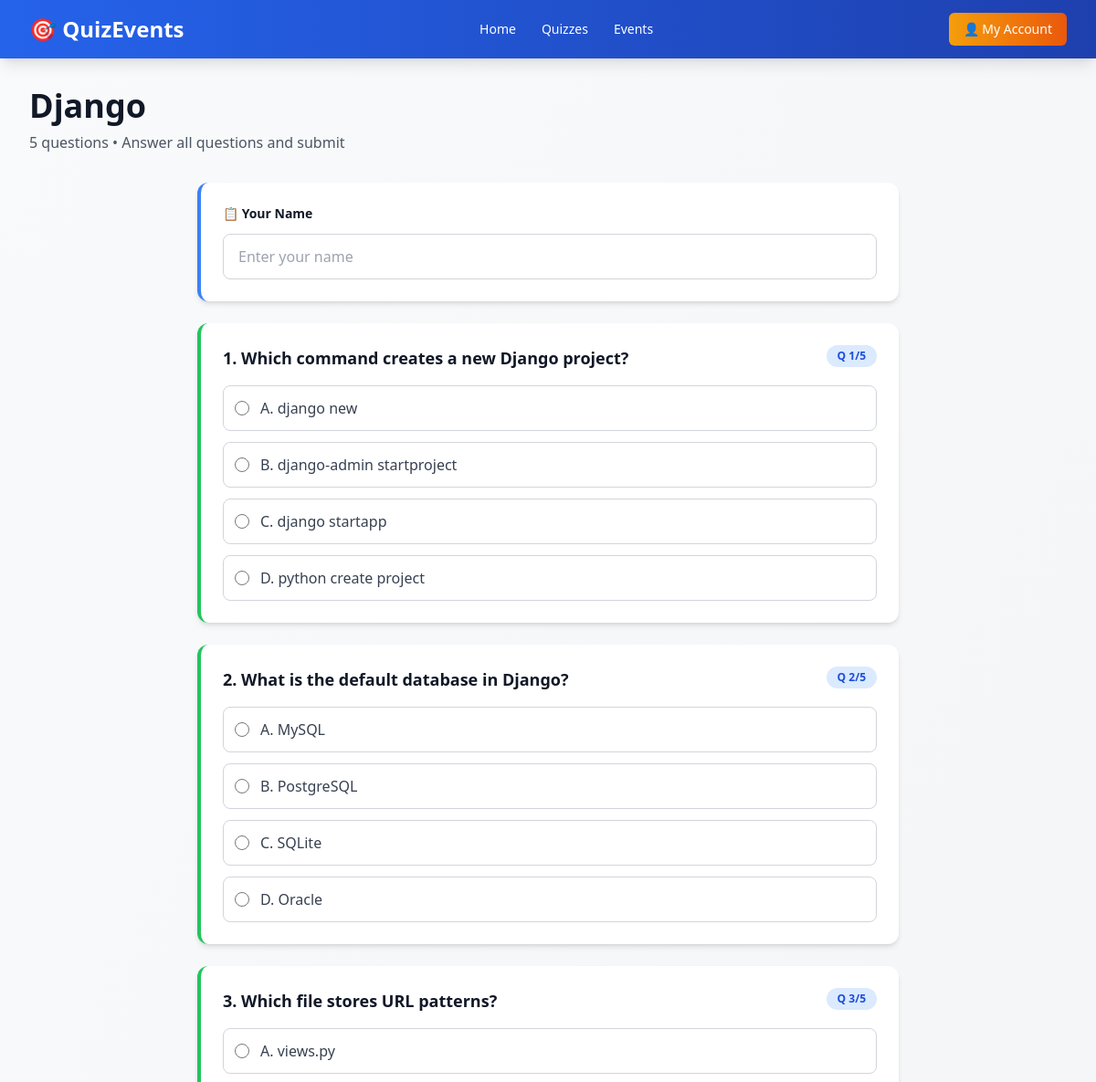
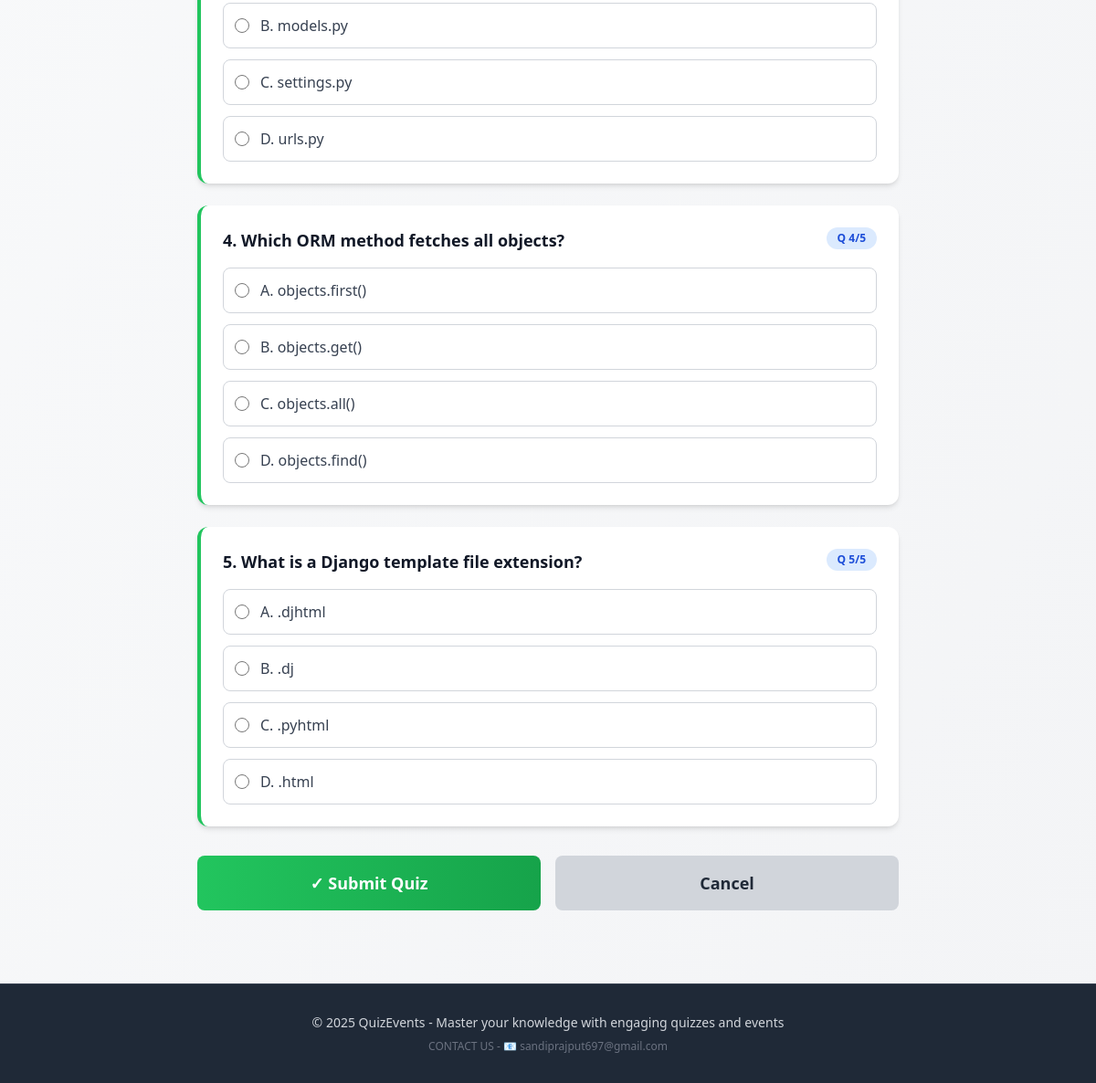
Screenshot of /quiz/2/ with the database file from the repository (2 pictures, top to bottom).
### core/models.py (models this page shows, shortened)
class Quiz(models.Model):
    id = models.AutoField(primary_key=True)
    title = models.CharField(max_length=200)
    description = models.TextField(blank=True)
    created_at = models.DateTimeField(auto_now_add=True)
    updated_at = models.DateTimeField(auto_now=True)

class Question(models.Model):
    id = models.AutoField(primary_key=True)
    QUESTION_TYPES = (
        ('MCQ', 'Multiple Choice'),
        ('TEXT', 'Text Answer'),
    )
    quiz = models.ForeignKey(Quiz, on_delete=models.CASCADE, related_name='questions')
    text = models.TextField()
    question_type = models.CharField(max_length=10, choices=QUESTION_TYPES, default='MCQ')
    created_at = models.DateTimeField(auto_now_add=True)

class Answer(models.Model):
    id = models.AutoField(primary_key=True)
    question = models.ForeignKey(Question, on_delete=models.CASCADE, related_name='answers')
    text = models.CharField(max_length=500)
    is_correct = models.BooleanField(default=False)

### core/views.py (the view)
# urls.py: path('quiz/<int:quiz_id>/', views.quiz_attempt, name='quiz_attempt'),
def quiz_attempt(request, quiz_id):
    quiz = get_object_or_404(Quiz, id=quiz_id)
    questions = quiz.questions.prefetch_related('answers').all()
    return render(request, 'quiz_attempt.html', {'quiz': quiz, 'questions': questions})

### templates/quiz_attempt.html (shortened to what this page needs)
{% extends 'base.html' %}
{% block content %}
  <div class="mb-8">
    <h1 class="text-4xl font-bold text-gray-900 mb-2">{{ quiz.title }}</h1>
    <p class="text-gray-600">{{ questions|length }} questions • Answer all questions and submit</p>
  </div>
  <form method="post" action="{% url 'quiz_submit' quiz.id %}" class="max-w-3xl mx-auto">
    <div class="bg-white rounded-xl shadow-md p-6 mb-6 border-l-4 border-blue-500">
      <label class="block text-sm font-semibold text-gray-900 mb-3">📋 Your Name</label>
      {% if user.is_authenticated %}
        <input name="user_name" value="{{ user.username }}" class="w-full px-4 py-3 bg-gray-100 border border-gray-300 rounded-lg font-medium" readonly>
      {% else %}
        <input name="user_name" required class="w-full px-4 py-3 border border-gray-300 rounded-lg focus:ring-2 focus:ring-blue-500 focus:border-transparent" placeholder="Enter your name">
      {% endif %}
    </div>
    <div class="space-y-6">
      {% for q in questions %}
        <div class="bg-white rounded-xl shadow-md p-6 border-l-4 border-green-500">
          <div class="flex items-start justify-between mb-4">
            <h3 class="text-lg font-semibold text-gray-900 flex-1">{{ forloop.counter }}. {{ q.text }}</h3>
            <span class="bg-blue-100 text-blue-700 px-3 py-1 rounded-full text-xs font-semibold ml-3">Q {{ forloop.counter }}/{{ questions|length }}</span>
          </div>
          {% if q.question_type == 'MCQ' %}
            <div class="space-y-3">
              {% for ans in q.answers.all %}
                <label class="flex items-center p-3 border border-gray-300 rounded-lg hover:bg-blue-50 cursor-pointer transition">
                  <input type="radio" name="q_{{ q.id }}" value="{{ ans.text }}" required class="w-4 h-4 text-blue-600">
                  <span class="ml-3 text-gray-700">{{ ans.text }}</span>
                </label>
              {% endfor %}
            </div>
          {% else %}
            <textarea name="q_{{ q.id }}" rows="4" class="w-full px-4 py-3 border border-gray-300 rounded-lg focus:ring-2 focus:ring-blue-500 focus:border-transparent" placeholder="Type your answer here..."></textarea>
          {% endif %}
        </div>
      {% endfor %}
    </div>
    <div class="mt-8 flex gap-4">
      <button type="submit" class="flex-1 bg-gradient-to-r from-green-500 to-green-600 text-white px-6 py-4 rounded-lg font-bold text-lg hover:shadow-lg transition">✓ Submit Quiz</button>
      <a href="{% url 'quiz_list' %}" class="flex-1 bg-gray-300 text-gray-800 px-6 py-4 rounded-lg font-bold text-lg hover:bg-gray-400 transition text-center">Cancel</a>
    </div>
  </form>
{% endblock %}

### rows the page displays
Quiz: title "Django"
Question: text "Which command creates a new Django project?", questions "5"
Answer: text "A. django new"
Answer: text "B. django-admin startproject"
Answer: text "C. django startapp"
Answer: text "D. python create project"
Question: text "What is the default database in Django?", questions "5"
Answer: text "A. MySQL"
Answer: text "B. PostgreSQL"
Answer: text "C. SQLite"
Answer: text "D. Oracle"
Question: text "Which file stores URL patterns?", questions "5"
Answer: text "A. views.py"
Answer: text "B. models.py"
Answer: text "C. settings.py"
Answer: text "D. urls.py"
Question: text "Which ORM method fetches all objects?", questions "5"
Answer: text "A. objects.first()"
Answer: text "B. objects.get()"
Answer: text "C. objects.all()"
Answer: text "D. objects.find()"
Question: text "What is a Django template file extension?", questions "5"
Answer: text "A. .djhtml"
Answer: text "B. .dj"
Answer: text "C. .pyhtml"
Answer: text "D. .html"

### other values shown
{{ questions|length }} "5"
